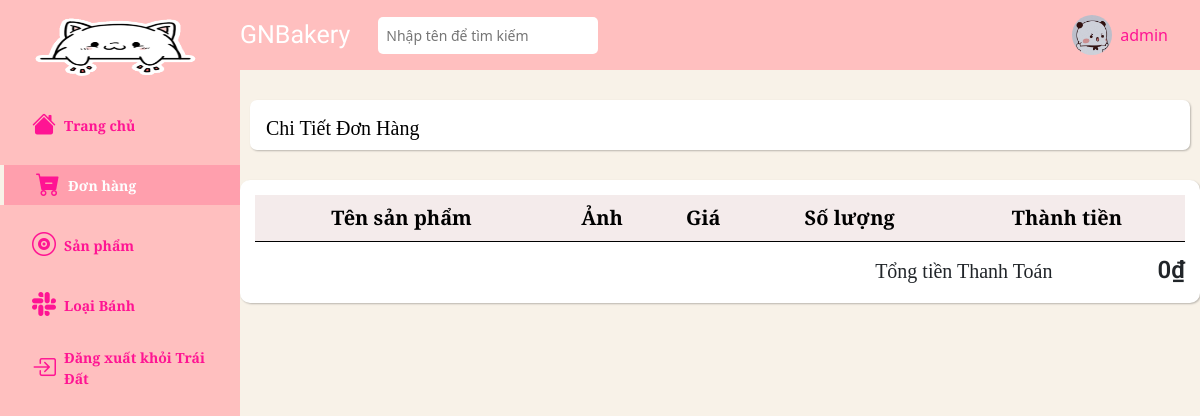
Page /admin/orders/detail.php?id=2 (signed in) on the earlier database version.
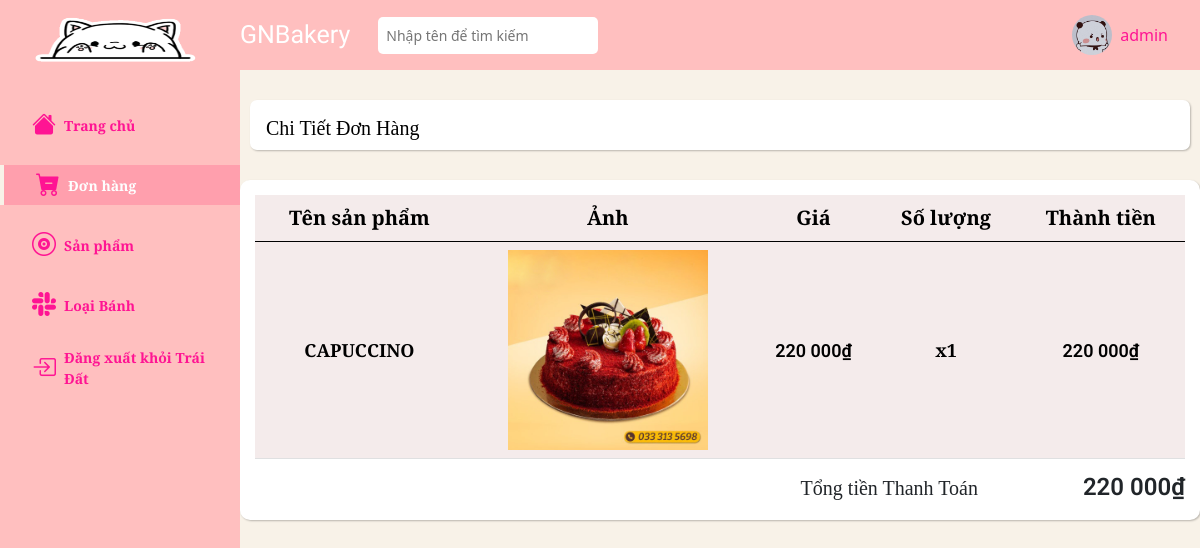
Same page on the later database version.
### tables this page shows
CREATE TABLE `order_product` (
  `order_id` int(11) NOT NULL,
  `product_id` int(11) NOT NULL,
  `quantity` int(11) NOT NULL
);

CREATE TABLE `products` (
  `id` int(11) NOT NULL,
  `name` varchar(50) NOT NULL,
  `image` varchar(255) NOT NULL,
  `size` int(11) NOT NULL,
  `price` float NOT NULL,
  `description` text NOT NULL,
  `status` tinyint(1) NOT NULL DEFAULT '1',
  `category_detail_id` int(11) NOT NULL,
  `admin_id` int(11) NOT NULL
);

### admin/orders/detail.php (the view, shortened to what this page needs)
<?php
require_once '../navbar-vertical.php';
require_once '../../database/connect.php';
$id = $_GET['id'];
$sql = "SELECT * FROM order_product
join products on order_product.product_id = products.id
WHERE order_id = '$id'";
$result = mysqli_query($connect, $sql);
$sum = 0;
?>
<div class="main__container">
    <div class="main-container-text d-flex align-items-center">
        <a class="header__name text-decoration-none" href="#">
            Chi Tiết Đơn Hàng
        </a>
    </div>
    <div class="container-fluid px-4">
        <div class="row gx-5">
            <div class="col-12">
                <div class="table-responsive-sm">
                    <table class="product_table table table-sm table-light table-hover align-middle">
                        <thead style="text-align : center;">
                            <tr>
                                <th class="name-product" scope="col">Tên sản phẩm</th>
                                <th class="pic-product" scope="col">Ảnh</th>
                                <th class="price-product" scope="col">Giá</th>
                                <th class="amount-product" scope="col">Số lượng</th>
                                <th class="payment" scope="col">Thành tiền</th>
                            </tr>
                        </thead>
                        <tbody style="text-align:center;">
                            <?php foreach($result as $each) { ?>
                                <tr>
                                    <th class="detail_product-item" scope="col">
                                        <?= $each['name'] ?>
                                    </th>
                                    <th class="detail_product-item" scope="col">
                                        <img class="img_prd" src="../../assets/images/products/<?= $each['image'] ?>" alt="">
                                    </th>
                                    <th class="detail_product-item" style="font-weight:600; font-family: Roboto;" scope="col">
                                    <?= number_format($each['price'], 0, '.', ' ') ?>&#8363
                                    </th>
                                    <th class="detail_product-item" scope="col">x<?= $each['quantity'] ?></th>
                                    <th class="detail_product-item" scope="col" style="font-weight:600; font-family: Roboto;">
                                    <?php
                                        $result = $each['price'] * $each['quantity'];
                                        $sum += $result;
                                        echo number_format($result, 0, '.', ' ');
                                    ?>&#8363
                                    </th>
                                </tr>
                            <?php } ?>
                        </tbody>
                    </table>
                </div>
            </div>
        </div>
        <div class="total-payments">
            <span class="t-pay">Tổng tiền Thanh Toán </span>
            <span class="t-money"><?= number_format($sum, 0, '.', ' ') ?>&#8363</span>
        </div>
    </div>
</div>
</body>
</html>

Differences in the rows shown:
added order_product: product.name "CAPUCCINO", product.image (picture), product.price "220 000", quantity "1", result "220 000"
Other differences:
$sum: "0" → "220 000"
